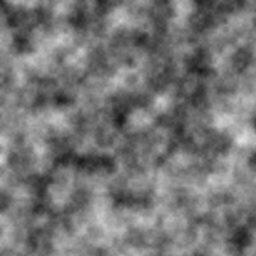
#> input picture Sat to Geo/Sprint 2/NoiseDetection/NoiseImages/perlin_1.png, 256 x 256 px, found by its file name
$ python noiseDataCreation.py
#> lines starting #> are read from the running program, lines starting #| are printed output that depends on the picture; pictures that were not available may be replaced by others from this repository, and a replacement may not be noted
import glob
import random
import os
import numpy as np
import cv2
from scipy import ndimage, misc

InFolder = "/Users/ashwanthmuruhathasan/Documents/GitHub/summer_fellows/Sat to Geo/Sprint 1/Collected_Images/Split_Images"
OutFolder = "/Users/ashwanthmuruhathasan/Documents/GitHub/summer_fellows/Sat to Geo/Sprint 2/NoiseDetection/NoiseImages"
FolderTypes = ["test", "train", "val"]
# noiseTypes = ["gauss", "s&p", "poisson", "speckle", "perlin"]
noiseTypes = ["perlin"]
perlinLoc = "perlin_1.png"
gw, gh = 256, 256

def noisy(noise_typ,image):
#> called with noise_typ = 'perlin'
    if noise_typ == "gauss":
        row,col,ch= image.shape
        mean = 0
        var = 0.1
        sigma = var**0.5
        gauss = np.random.normal(mean,sigma,(row,col,ch))
        gauss = gauss.reshape(row,col,ch)
        noisy = image + gauss
        return noisy
    elif noise_typ == "s&p":
        row,col,ch = image.shape
        s_vs_p = 0.5
        amount = 0.004
        out = np.copy(image)
        # Salt mode
        num_salt = np.ceil(amount * image.size * s_vs_p)
        coords = [np.random.randint(0, i - 1, int(num_salt)) for i in image.shape]
        out[coords] = 1
        # Pepper mode
        num_pepper = np.ceil(amount* image.size * (1. - s_vs_p))
        coords = [np.random.randint(0, i - 1, int(num_pepper)) for i in image.shape]
        out[coords] = 0
        return out
    elif noise_typ == "poisson":
        vals = len(np.unique(image))
        vals = 2 ** np.ceil(np.log2(vals))
        noisy = np.random.poisson(image * vals) / float(vals)
        return noisy
    elif noise_typ =="speckle":
        row,col,ch = image.shape
        gauss = np.random.randn(row,col,ch)
        gauss = gauss.reshape(row,col,ch)
        noisy = image + image * gauss
        return noisy
    elif noise_typ == "perlin":
        noisy = cv2.imread(os.path.join(OutFolder, perlinLoc))
#> noisy is the input picture: shape (256, 256, 3); min 23, max 226, mean 117.1
        return noisy

def getBlankNoiseImg(w, h, noise_typ):
    blank = 0 * np.ones(shape=[h, w, 3], dtype=np.uint8)
    noiseImg = noisy(noise_typ, blank)
    return noiseImg

def shiftImg(img):
    h, w, c = img.shape
    xshift = random.randint(0,w)
    yshift = random.randint(0,h)
    shifted = np.zeros(shape=[h, w, 3], dtype=np.uint8)
    for x in range(0,w):
        for y in range(0,h):
            shifted[y,x] = img[(y+yshift)%h,(x+xshift)%w]
    return shifted

def processFolder(inpath, outpath, modImg):
    for image_path in os.listdir(inpath):
        fullinpath = os.path.join(inpath, image_path)
        image = cv2.imread(fullinpath)
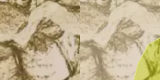
#> input picture Sat to Geo/Sprint 1/Collected_Images/Split_Images/141-Arizona_S-img.png, 160 x 80 px, given as the content of the folder llows/Sat to Geo/Sprint 1/Collected_Images/Split_Images/test, which was not available
#> image is the input picture: shape (80, 160, 3); mean B, G, R 140.1, 174.9, 190.8
        h, w, c = image.shape
#> h = 80; w = 160; c = 3
        cropImg = image[0:h,0:w//2]
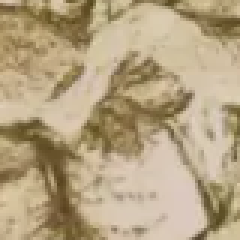
#> cropImg: shape (80, 80, 3) (shown 3 times larger); mean B, G, R 129.4, 162.3, 180.7

        # mod here
        shiftedmodImg = shiftImg(modImg)
#> after the loop in shiftImg, `for x in range(0,w):`:
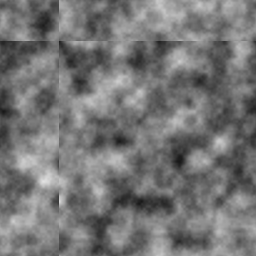
#> shifted: shape (256, 256, 3); min 23, max 226, mean 117.1
#> (the run stopped early here; a loop or call above may not have finished)
